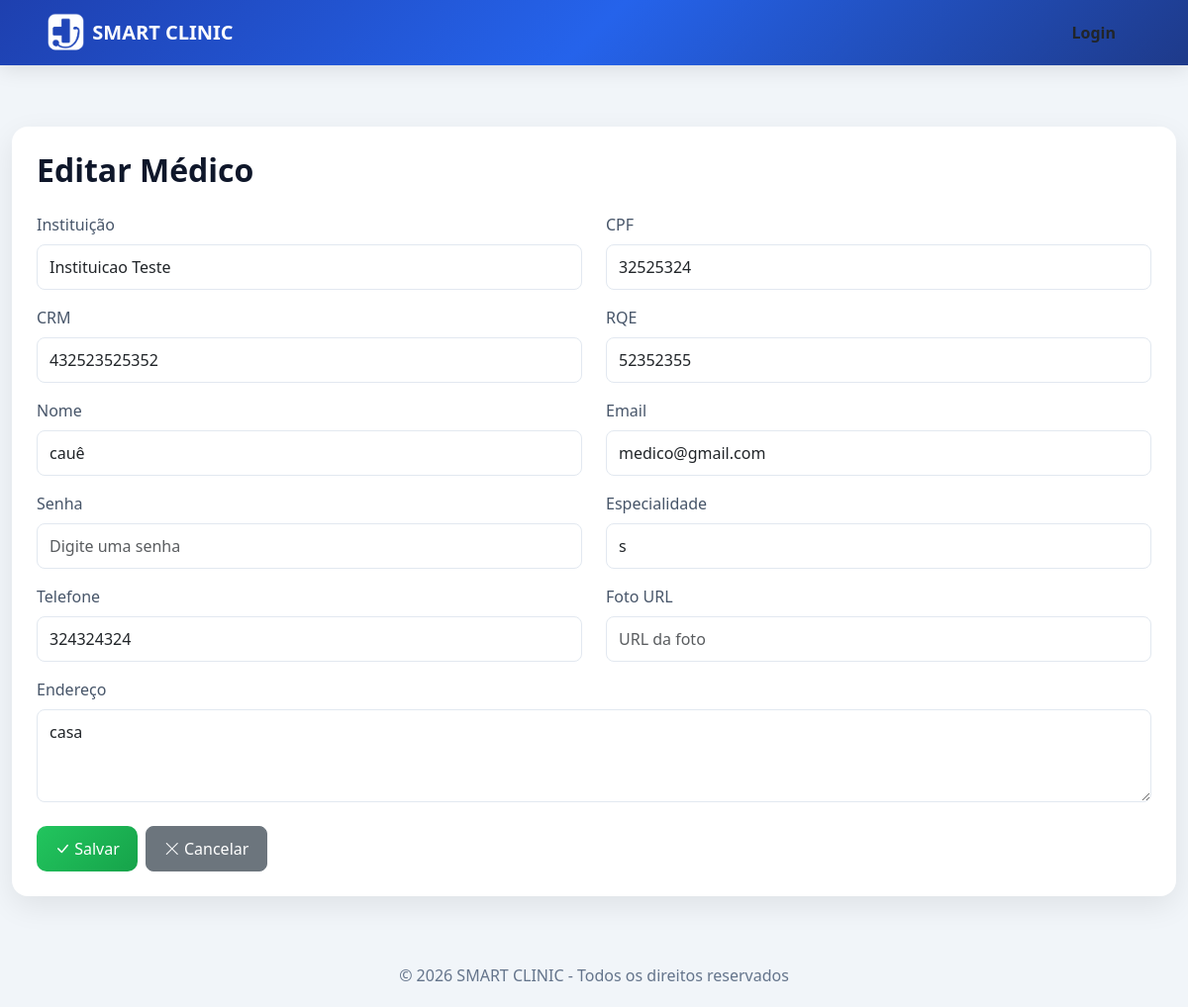
The app's page /Frontend/medico.php?action=edit&id=1 with its own data.
### tables this page shows
CREATE TABLE `medico` (
  `cod` int(11) NOT NULL,
  `fk_instituicao_cod` int(11) DEFAULT NULL,
  `cpf` varchar(11) NOT NULL,
  `crm` varchar(20) NOT NULL,
  `rqe` varchar(20) DEFAULT NULL,
  `foto` varchar(200) DEFAULT NULL,
  `nome` varchar(100) NOT NULL,
  `email` varchar(100) NOT NULL,
  `senha` varchar(100) NOT NULL,
  `especialidade` varchar(50) DEFAULT NULL,
  `telefone` varchar(20) NOT NULL,
  `endereco` varchar(200) NOT NULL
);

### Backend/controller/Database.php (called while the page is built)
<?php
class Database {
    private static $instance = null;
    public static function getConnection() {
        if (self::$instance === null) {
            $host = '127.0.0.1';
            $db   = 'smartclinic';
            $user = 'root';
            $pass = '';
            $charset = 'utf8mb4';
            $dsn = "mysql:host=$host;dbname=$db;charset=$charset";
            $options = [
                PDO::ATTR_ERRMODE => PDO::ERRMODE_EXCEPTION,
                PDO::ATTR_DEFAULT_FETCH_MODE => PDO::FETCH_ASSOC,
                PDO::ATTR_EMULATE_PREPARES => false,
            ];
            self::$instance = new PDO($dsn, $user, $pass, $options);
        }
        return self::$instance;
    }
}

### Backend/controller/InstituicaoController.php (called while the page is built, shortened)
<?php
require_once $_SERVER['DOCUMENT_ROOT'] . '/SmartClinic-A/Backend/dao/InstituicaoDAO.php';
class InstituicaoController extends BaseController {
    private $dao;
    public function __construct() {
        $this->dao = new InstituicaoDAO();
    }
    public function getAll() {
        return $this->dao->getAll();
    }
}

### Backend/dao/BaseDAO.php (called while the page is built, shortened)
<?php
require_once $_SERVER['DOCUMENT_ROOT'] . '/SmartClinic-A/Backend/controller/Database.php';
class BaseDAO {
    public function __construct() {
        $this->db = Database::getConnection();
    }
}

### Backend/dao/InstituicaoDAO.php (called while the page is built, shortened)
<?php
require_once $_SERVER['DOCUMENT_ROOT'] . '/SmartClinic-A/Backend/dao/BaseDAO.php';
class InstituicaoDAO extends BaseDAO {
    public function getAll() {
        $stmt = $this->db->query('SELECT * FROM instituicao');
        return $stmt->fetchAll();
    }
}

### Backend/controller/MedicoController.php (called while the page is built, shortened)
<?php
require_once $_SERVER['DOCUMENT_ROOT'] . '/SmartClinic-A/Backend/dao/MedicoDAO.php';
class MedicoController extends BaseController {
    private $dao;
    public function __construct() {
        $this->dao = new MedicoDAO();
    }
    public function getById($cod) {
        return $this->dao->getById($cod);
    }
}

### Backend/dao/MedicoDAO.php (called while the page is built, shortened)
<?php
require_once $_SERVER['DOCUMENT_ROOT'] . '/SmartClinic-A/Backend/dao/BaseDAO.php';
class MedicoDAO extends BaseDAO {
    public function getById($cod) {
        $stmt = $this->db->prepare('SELECT m.*, i.nome as instituicao_nome FROM medico m LEFT JOIN instituicao i ON m.fk_instituicao_cod = i.cod WHERE m.cod = ?');
        $stmt->execute([$cod]);
        return $stmt->fetch();
    }
}

### Frontend/medico.php (the view, shortened to what this page needs)
<?php
require_once __DIR__ . '/navbar.php';
?>
<!DOCTYPE html>
<html lang="pt-BR">
<head>
    <link href="https://cdn.jsdelivr.net/npm/bootstrap@5.3.2/dist/css/bootstrap.min.css" rel="stylesheet">
    <link href="https://cdn.jsdelivr.net/npm/bootstrap-icons@1.11.1/font/bootstrap-icons.css" rel="stylesheet">
</head>
<body>
<section class="py-5">
<div class="container-lg" style="max-width: 1200px;">
<?php
require_once $_SERVER['DOCUMENT_ROOT'] . '/SmartClinic-A/Backend/controller/MedicoController.php';
require_once $_SERVER['DOCUMENT_ROOT'] . '/SmartClinic-A/Backend/controller/InstituicaoController.php';
$controller = new MedicoController();
$instituicaoController = new InstituicaoController();
$instituicoes = $instituicaoController->getAll();
$action = isset($_GET['action']) ? $_GET['action'] : 'list';
$medico = null;
if ($action == 'edit' && isset($_GET['id'])) {
    $medico = $controller->getById($_GET['id']);
}
if ($action == 'list') {
?>
<div class="d-flex justify-content-between align-items-start mb-5">
    <div class="d-flex align-items-start gap-3">
        <div style="background: #dbeafe; width: 60px; height: 60px; border-radius: 14px; display: flex; align-items: center; justify-content: center;">
            <i class="bi bi-stethoscope" style="font-size: 30px; color: var(--azul);"></i>
        </div>
        <div>
            <h2 class="title mb-1">Lista de Médicos</h2>
            <p class="text-muted mb-0">Gerencie seus médicos cadastrados no sistema</p>
        </div>
    </div>
    <a href="medico.php?action=create" class="btn btn-verde d-flex align-items-center gap-2" style="margin-top: 5px;">
        <i class="bi bi-plus-lg" style="font-size: 18px;"></i> Adicionar Novo Médico
    </a>
</div>
<div class="card-modern">
<div class="table-responsive">
<table class="table table-modern mb-0">
<thead style="background: #f1f5f9;">
<tr>
    <th style="padding: 15px; font-weight: 600; color: #475569; font-size: 13px; text-transform: uppercase;">CÓDIGO</th>
    <th style="padding: 15px; font-weight: 600; color: #475569; font-size: 13px; text-transform: uppercase;">INSTITUIÇÃO</th>
    <th style="padding: 15px; font-weight: 600; color: #475569; font-size: 13px; text-transform: uppercase;">CPF</th>
    <th style="padding: 15px; font-weight: 600; color: #475569; font-size: 13px; text-transform: uppercase;">CRM</th>
    <th style="padding: 15px; font-weight: 600; color: #475569; font-size: 13px; text-transform: uppercase;">NOME</th>
    <th style="padding: 15px; font-weight: 600; color: #475569; font-size: 13px; text-transform: uppercase;">ESPECIALIDADE</th>
    <th style="padding: 15px; font-weight: 600; color: #475569; font-size: 13px; text-transform: uppercase;">TELEFONE</th>
    <th style="padding: 15px; font-weight: 600; color: #475569; font-size: 13px; text-transform: uppercase;">AÇÕES</th>
</tr>
</thead>
<tbody>
<?php
$medicos = $controller->getAll();
foreach ($medicos as $med) {
    echo "<tr style='border-bottom: 1px solid #e2e8f0;'>";
    echo "<td style='padding: 15px; color: #0f172a; font-weight: 500;'>{$med['cod']}</td>";
    echo "<td style='padding: 15px; color: #0f172a;'>{$med['instituicao_nome']}</td>";
    echo "<td style='padding: 15px; color: #0f172a;'>{$med['cpf']}</td>";
    echo "<td style='padding: 15px; color: #0f172a;'>{$med['crm']}</td>";
    echo "<td style='padding: 15px; color: #0f172a; font-weight: 500;'>{$med['nome']}</td>";
    echo "<td style='padding: 15px; color: #0f172a;'>{$med['especialidade']}</td>";
    echo "<td style='padding: 15px; color: #0f172a;'><i class='bi bi-telephone-fill' style='color: var(--azul); margin-right: 8px;'></i>{$med['telefone']}</td>";
    echo "<td style='padding: 15px;'>
        <a href='?action=edit&id={$med['cod']}' class='btn btn-sm me-2' style='background: #3b82f6; color: white; border: none; border-radius: 6px; padding: 6px 12px;'>
            <i class='bi bi-pencil' style='font-size: 14px;'></i> Editar
        </a>
        <form method='POST' style='display:inline;'>
            <input type='hidden' name='delete_id' value='{$med['cod']}'>
            <button class='btn btn-sm' style='background: #ef4444; color: white; border: none; border-radius: 6px; padding: 6px 12px;'>
                <i class='bi bi-trash' style='font-size: 14px;'></i> Deletar
            </button>
        </form>
    </td>";
    echo "</tr>";
}
?>
</tbody>
</table>
</div>
</div>
<?php } else { ?>
<div class="card-modern">
<h2 class="title mb-4"><?= $action == 'create' ? 'Novo Médico' : 'Editar Médico' ?></h2>
<form method="POST">
<div class="row">
    <div class="col-md-6 mb-3">
        <label style="color: #475569; font-weight: 500; margin-bottom: 8px; display: block;">Instituição</label>
        <select name="fk_instituicao_cod" class="form-control" style="border-radius: 8px; border: 1px solid #e2e8f0; padding: 10px 12px;">
        <?php foreach ($instituicoes as $inst) { ?>
        <option value="<?= $inst['cod'] ?>"><?= $inst['nome'] ?></option>
        <?php } ?>
        </select>
    </div>
    <div class="col-md-6 mb-3">
        <label style="color: #475569; font-weight: 500; margin-bottom: 8px; display: block;">CPF</label>
        <input class="form-control" name="cpf" value="<?= $action == 'edit' ? $medico['cpf'] : '' ?>" placeholder="000.000.000-00" style="border-radius: 8px; border: 1px solid #e2e8f0; padding: 10px 12px;">
    </div>
</div>
<div class="row">
    <div class="col-md-6 mb-3">
        <label style="color: #475569; font-weight: 500; margin-bottom: 8px; display: block;">CRM</label>
        <input class="form-control" name="crm" value="<?= $action == 'edit' ? $medico['crm'] : '' ?>" placeholder="CRM número" style="border-radius: 8px; border: 1px solid #e2e8f0; padding: 10px 12px;">
    </div>
    <div class="col-md-6 mb-3">
        <label style="color: #475569; font-weight: 500; margin-bottom: 8px; display: block;">RQE</label>
        <input class="form-control" name="rqe" value="<?= $action == 'edit' ? $medico['rqe'] : '' ?>" placeholder="RQE número" style="border-radius: 8px; border: 1px solid #e2e8f0; padding: 10px 12px;">
    </div>
</div>
<div class="row">
    <div class="col-md-6 mb-3">
        <label style="color: #475569; font-weight: 500; margin-bottom: 8px; display: block;">Nome</label>
        <input class="form-control" name="nome" value="<?= $action == 'edit' ? $medico['nome'] : '' ?>" placeholder="Nome completo" style="border-radius: 8px; border: 1px solid #e2e8f0; padding: 10px 12px;">
    </div>
    <div class="col-md-6 mb-3">
        <label style="color: #475569; font-weight: 500; margin-bottom: 8px; display: block;">Email</label>
        <input class="form-control" name="email" value="<?= $action == 'edit' ? $medico['email'] : '' ?>" placeholder="email@example.com" style="border-radius: 8px; border: 1px solid #e2e8f0; padding: 10px 12px;">
    </div>
</div>
<div class="row">
    <div class="col-md-6 mb-3">
        <label style="color: #475569; font-weight: 500; margin-bottom: 8px; display: block;">Senha</label>
        <input class="form-control" type="password" name="senha" placeholder="Digite uma senha" style="border-radius: 8px; border: 1px solid #e2e8f0; padding: 10px 12px;">
    </div>
    <div class="col-md-6 mb-3">
        <label style="color: #475569; font-weight: 500; margin-bottom: 8px; display: block;">Especialidade</label>
        <input class="form-control" name="especialidade" value="<?= $action == 'edit' ? $medico['especialidade'] : '' ?>" placeholder="Especialidade médica" style="border-radius: 8px; border: 1px solid #e2e8f0; padding: 10px 12px;">
    </div>
</div>
<div class="row">
    <div class="col-md-6 mb-3">
        <label style="color: #475569; font-weight: 500; margin-bottom: 8px; display: block;">Telefone</label>
        <input class="form-control" name="telefone" value="<?= $action == 'edit' ? $medico['telefone'] : '' ?>" placeholder="(00) 00000-0000" style="border-radius: 8px; border: 1px solid #e2e8f0; padding: 10px 12px;">
    </div>
    <div class="col-md-6 mb-3">
        <label style="color: #475569; font-weight: 500; margin-bottom: 8px; display: block;">Foto URL</label>
        <input class="form-control" name="foto" value="<?= $action == 'edit' ? $medico['foto'] : '' ?>" placeholder="URL da foto" style="border-radius: 8px; border: 1px solid #e2e8f0; padding: 10px 12px;">
    </div>
</div>
<div class="mb-4">
    <label style="color: #475569; font-weight: 500; margin-bottom: 8px; display: block;">Endereço</label>
    <textarea class="form-control" name="endereco" placeholder="Rua, número, complemento..." rows="3" style="border-radius: 8px; border: 1px solid #e2e8f0; padding: 10px 12px;"><?= $action == 'edit' ? $medico['endereco'] : '' ?></textarea>
</div>
<div class="d-flex gap-2">
    <button type="submit" class="btn btn-verde">
        <i class="bi bi-check-lg"></i> Salvar
    </button>
    <a href="medico.php" class="btn btn-secondary" style="border-radius: 8px; padding: 10px 18px;">
        <i class="bi bi-x-lg"></i> Cancelar
    </a>
</div>
</form>
</div>
<?php } ?>
</div>
</section>
<footer style="background: transparent; color: #64748b; padding: 20px 0;">
    <div class="container-lg text-center">
        <p class="mb-0">© 2026 SMART CLINIC - Todos os direitos reservados</p>
    </div>
</footer>
</body>
</html>

### Frontend/medico.php (style rules this page uses)
:root { --azul: #2563eb; --azul-escuro: #1e40af; --verde: #22c55e; --fundo: #f1f5f9; }
body { background: var(--fundo); padding-top: 80px; font-family: 'Segoe UI', sans-serif; }
.card-modern { background: white; border-radius: 16px; padding: 25px; box-shadow: 0 10px 30px rgba(0,0,0,0.08); }
.title { font-weight: 600; color: #0f172a; }
.btn-verde { background: linear-gradient(135deg, #22c55e, #16a34a); border: none; color: white; border-radius: 10px; padding: 10px 18px; transition: 0.2s; }
footer { background: transparent; color: #64748b; }

### records on screen
medico: cpf "32525324", crm "432523525352", rqe "52352355", nome "cauê", email "medico@gmail.com", especialidade "s", telefone "324324324", endereco "casa"

### other values on screen
form field fk_instituicao_cod "Instituicao Teste"
